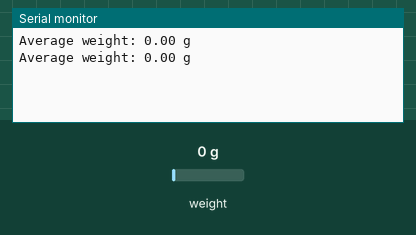
Simulated run of this program. Board: Seeed XIAO ESP32-S3. Shown: the last lines printed to the serial monitor. Inputs (shaded band) come from the test bench; at power-on: weight on the scale 0 g.

Above: at 2.2 s.
2.3 s: weight on the scale set to 100 g
At 2.8 s:
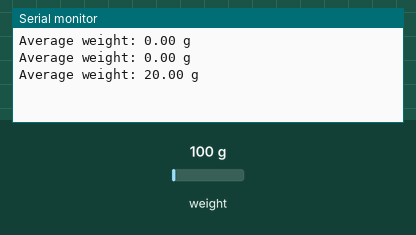
3.8 s: weight on the scale set to 1250 g
At 4.6 s:
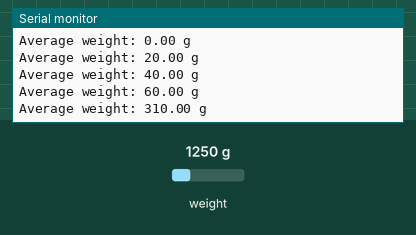
Timing chart, 0 to 6.8 s (numbered marks = the images above; inputs shaded):
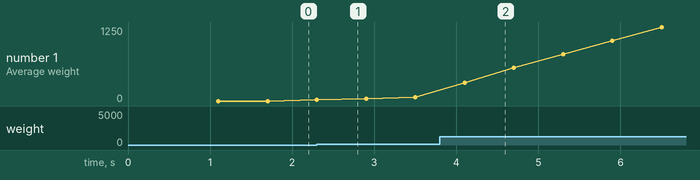

The program:

main.cpp
```cpp
#include "HX711.h"

// HX711 circuit wiring
const int LOADCELL_DOUT_PIN = 5;
const int LOADCELL_SCK_PIN = 2;

HX711 scale;

// Define the number of readings to include in the moving average
const int numReadings = 5;
float readings[numReadings]; // the readings from the load cell
int readIndex = 0; // the index of the current reading
float total = 0; // the running total
float average = 0; // the average

void setup() {
  Serial.begin(115200);
  scale.begin(LOADCELL_DOUT_PIN, LOADCELL_SCK_PIN);
  scale.set_scale(2280.f);
  scale.tare();
  for (int thisReading = 0; thisReading < numReadings; thisReading++) {
    readings[thisReading] = 0;
  }
}

void loop() {
  if (scale.is_ready()) {
    total = total - readings[readIndex];
    readings[readIndex] = scale.get_units();
    total = total + readings[readIndex];
    readIndex = readIndex + 1;

    if (readIndex >= numReadings) {
      readIndex = 0;
    }

    average = total / numReadings;

    Serial.print("Average weight: ");
    Serial.print(average, 2);
    Serial.println(" g");
  } else {
    Serial.println("HX711 not found.");
  }

  delay(500);
}
```

Measured:
- after the input at 2.3 s, the serial monitor: prints a new line at once (image 1)
- after the input at 3.8 s, the serial monitor: prints a new line after 0.30 s (image 2)
- plotted number 1: 0 → 60 after the input at 2.3 s, 60 → 1250 after the input at 3.8 s
